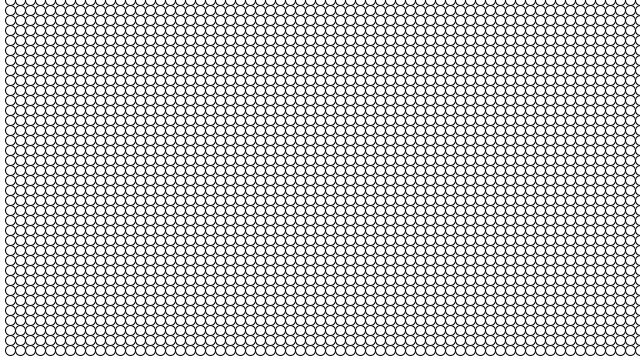
Frame 1 (no input)
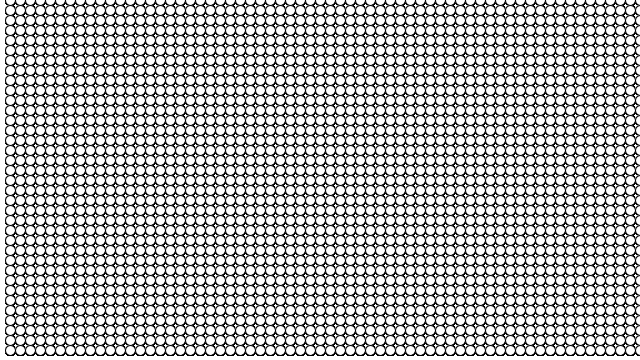
Frame 60 (the mouse pressed at the canvas centre just before this capture)
Frame 120 (the mouse held since frame 60 and released just before this capture): identical to frame 60, image omitted

The Processing sketch that drew these frames (run headless with seeded random() and noise(); from frame 60 on, the mouse is pressed at the canvas centre):

// Processing sketch: Cercuri_grid
// ── Cercuri_grid.pde
void setup() {
  size(1920/3, 1080/3);
  background(255);
}

void draw() {
  int x=0;
  int y=0;
  while (x<width) {
    x+=10;

    while (y<height) {
      circle(x, y, 10);
      y+=10;
    }
    y=0;
  }
}
